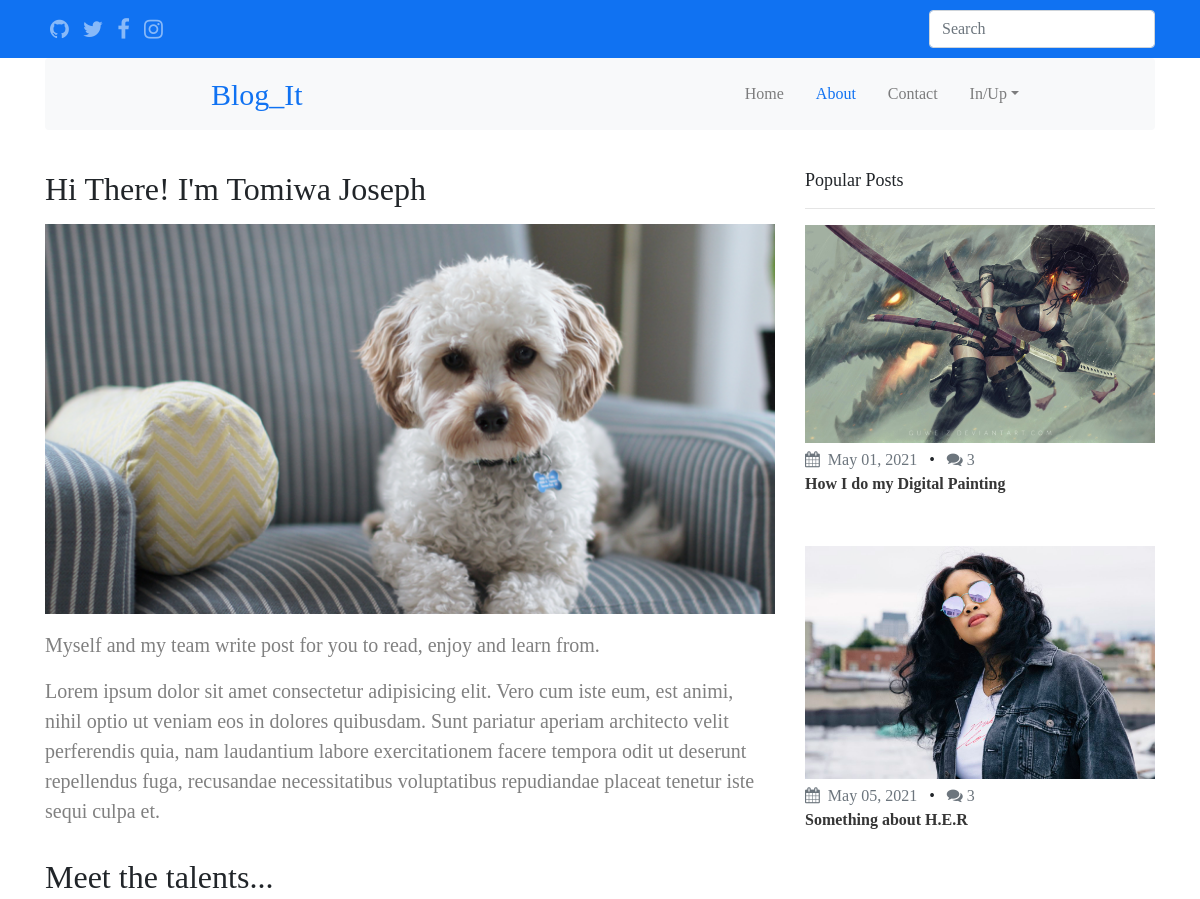
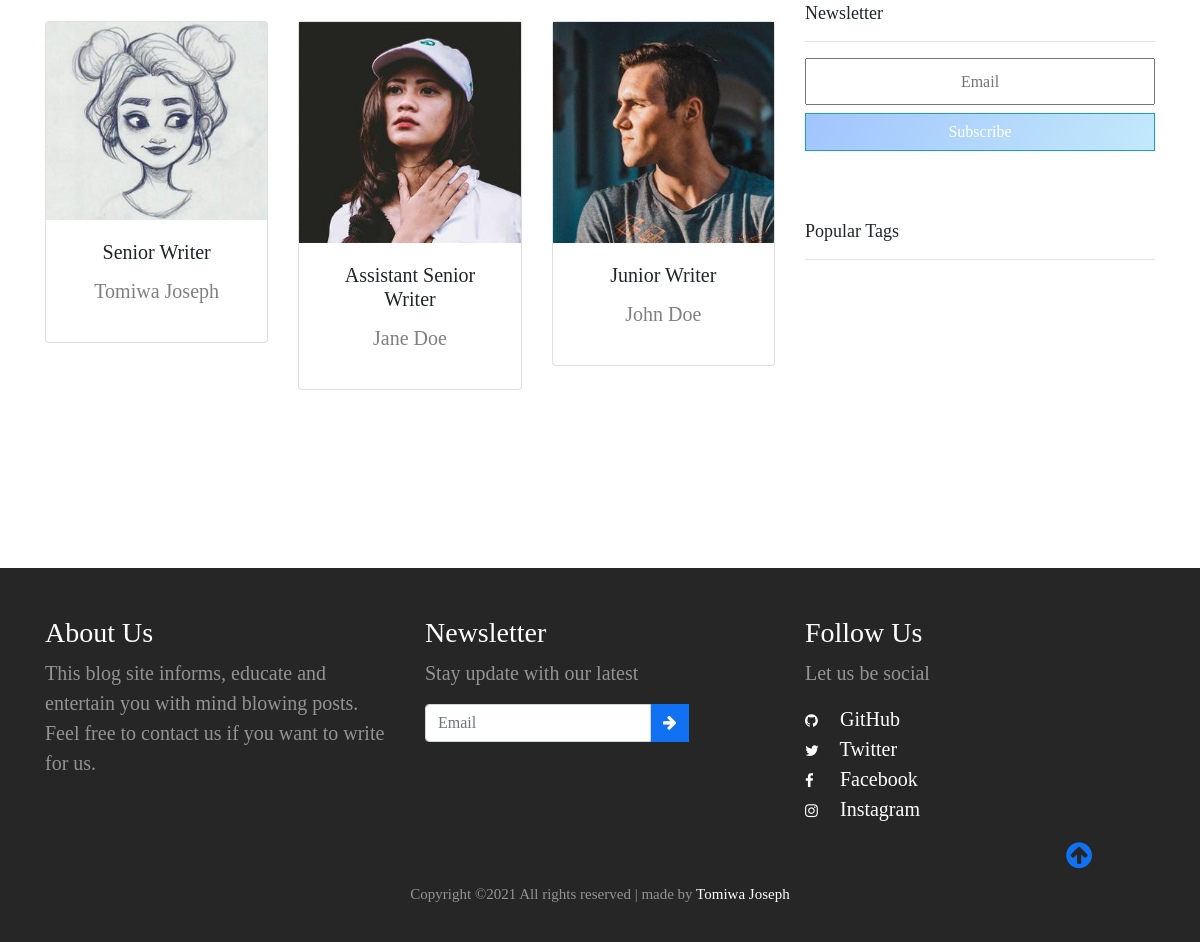
The page /about/ on the database its author committed (2 pictures, top to bottom).
### users/models.py (models this page shows, shortened)
class Profile(models.Model):
    user = models.OneToOneField(User, on_delete=models.CASCADE)
    position = models.CharField(default='Reader', max_length=255)
    about = models.TextField(default='Something about the author.')
    image = models.ImageField(default='blog_it.jpg', upload_to='profile_pics')
    github = models.CharField(default='', max_length=255, blank=True, null=True)
    facebook = models.CharField(default='', max_length=255, blank=True, null=True)
    instagram = models.CharField(default='', max_length=255, blank=True, null=True)
    twitter = models.CharField(default='', max_length=255, blank=True, null=True)

### main/views.py (the view)
# urls.py: path('about/', views.about, name='about'),
def about(request):
    senior_writer = Profile.objects.filter(position__contains='Senior').first()
    assist_senior_writer = Profile.objects.filter(position__contains='Assistant').first()
    junior_writer = Profile.objects.filter(position__contains='Junior').first()
    context = {
        'carousel_src': carousel_sources, 'carousel_titles': carousel_titles,
        'carousel_authors': carousel_authors, 'carousel_dates': carousel_dates,
        'popular': range(len(carousel_authors)-1),
        'carou_year': carou_year,
        'carou_month': carou_month,
        'carou_day': carou_day,
        'carou_slug': carou_slug,
        'carou_comments': carou_comments,
        'popu_tags': popu_tags, 'details': details,
        'senior_writer': senior_writer,
        'assist_senior_writer': assist_senior_writer,
        'junior_writer': junior_writer,
        'length': length, 'all_cat_name': all_cat_name,
    }
    return render(request, 'main/about.html', context)

### main/templatetags/main_tags.py (called while the page is built)
@register.filter
def lookup(d, key):
    return d[key]

### main/templates/main/about.html (shortened to what this page needs)
{% extends 'main/base.html' %}
{% load static %}
{% load main_tags %}
{% block content %}
<div class="row">
    <div class="container">
        <div data-aos="fade-down" data-aos-delay="200">
            <h2>Hi There! I'm Tomiwa Joseph</h2>
            <img src="/media/default.png" class="img-fluid mb-3 mt-2" alt="">
            <div class="blog-contect-body mb-2">
                <p>Myself and my team write post for you to read, enjoy and learn from.</p>
                <p>Lorem ipsum dolor sit amet consectetur adipisicing elit. Vero cum iste eum, est animi, nihil optio ut
                    veniam
                    eos in dolores quibusdam. Sunt pariatur aperiam architecto velit perferendis quia, nam laudantium
                    labore
                    exercitationem facere tempora odit ut deserunt repellendus fuga, recusandae necessitatibus
                    voluptatibus
                    repudiandae placeat tenetur iste sequi culpa et.</p>
            </div>
        </div>
    </div>
    <h2 class="col-12 py-3" data-aos="fade-right" data-aos-delay="200">Meet the talents...</h2>
    <div class="col-md-4 text-center" data-aos="fade-left" data-aos-delay="200">
        <div class="card mb-3">
            <div class="card-img-top">
                <img src="{{ senior_writer.image.url }}" alt="" class="img-fluid">
            </div>
            <div class="card-body text-center">
                <h5 class="card-title">{{ senior_writer.position }}</h5>
                <p>{{ senior_writer.user.first_name }} {{ senior_writer.user.last_name }}</p>
            </div>
        </div>
    </div>
    <div class="col-md-4 text-center" data-aos="fade-down" data-aos-delay="200">
        <div class="card mb-3">
            <div class="card-img-top">
                <img src="{{ assist_senior_writer.image.url }}" alt="" class="img-fluid">
            </div>
            <div class="card-body text-center">
                <h5 class="card-title">{{ assist_senior_writer.position }}</h5>
                <p>{{ assist_senior_writer.user.first_name }} {{ assist_senior_writer.user.last_name }}</p>
            </div>
        </div>
    </div>
    <div class="col-md-4 text-center" data-aos="fade-right" data-aos-delay="200">
        <div class="card mb-3">
            <div class="card-img-top">
                <img src="{{ junior_writer.image.url }}" alt="" class="img-fluid">
            </div>
            <div class="card-body text-center">
                <h5 class="card-title">{{ junior_writer.position }}</h5>
                <p>{{ junior_writer.user.first_name }} {{ junior_writer.user.last_name }}</p>
            </div>
        </div>
    </div endfor >
</div>
{% endblock %}
{% block sidebar %}
<h2 class="cat">Popular Posts</h2>
<hr>
<div class="popular-posts">
    {% for i in popular %}
    <div class="post-content" data-aos="flip-up" data-aos-delay="500">
        <div class="post-image">
            <div>
                <img src="{{ carousel_src|lookup:i }}" class="img" alt="blog1">
            </div>
            <div>
                <span class="mr-2 text-secondary"><i
                        class="fa fa-calendar mr-2 mt-2"></i>{{ carousel_dates|lookup:i | date:'F d, Y' }}
                </span> &bullet;
                <span class="ml-2 text-secondary"><span class="fa fa-comments"></span>
                    {{ carou_comments|lookup:i }}</span>
            </div>
        </div>
        <div class="pop-title">
            <a
                href="{% url 'blog_detail' carou_year|lookup:i carou_month|lookup:i carou_day|lookup:i carou_slug|lookup:i %}">{{ carousel_titles|lookup:i }}</a>
        </div>
    </div>
    {% endfor %}
</div>
<h2 class="cat">Newsletter</h2>
<hr>
<div class="newsletter">
    <form action="{% url 'newsletter' %}" method="post">
        <input type="text" class="input-group mb-2 text-center sub-inp" placeholder="Email" data-aos="fade-down"
            data-aos-delay="300" name='email'>
        <button type="submit" class="btn btn-info sub-but" data-aos="fade-up" data-aos-delay="300">Subscribe</button
            type="submit">
    </form>
</div>
<h2 class="cat">Popular Tags</h2>
<hr>
<div class="popular-tags">
    <a href="{% url 'tag_finder' popu_tags.0 %}"><span class="tag" data-aos="flip-up"
        data-aos-delay="100">{{ popu_tags.0 }}</span></a>
    <a href="{% url 'tag_finder' popu_tags.1 %}"><span class="tag" data-aos="flip-up"
        data-aos-delay="200">{{ popu_tags.1 }}</span></a>
    <a href="{% url 'tag_finder' popu_tags.2 %}"><span class="tag" data-aos="flip-up"
        data-aos-delay="300">{{ popu_tags.2 }}</span></a>
    <a href="{% url 'tag_finder' popu_tags.3 %}"><span class="tag" data-aos="flip-up"
        data-aos-delay="400">{{ popu_tags.3 }}</span></a>
    <a href="{% url 'tag_finder' popu_tags.4 %}"><span class="tag" data-aos="flip-up"
        data-aos-delay="500">{{ popu_tags.4 }}</span></a>
    <a href="{% url 'tag_finder' popu_tags.5 %}"><span class="tag" data-aos="flip-up"
        data-aos-delay="600">{{ popu_tags.5 }}</span></a>
    <a href="{% url 'tag_finder' popu_tags.6 %}"><span class="tag" data-aos="flip-up"
        data-aos-delay="700">{{ popu_tags.6 }}</span></a>
    <a href="{% url 'tag_finder' popu_tags.7 %}"><span class="tag" data-aos="flip-up"
        data-aos-delay="800">{{ popu_tags.7 }}</span></a>
    <a href="{% url 'tag_finder' popu_tags.8 %}"><span class="tag" data-aos="flip-up"
        data-aos-delay="800">{{ popu_tags.8 }}</span></a>
    <a href="{% url 'tag_finder' popu_tags.9 %}"><span class="tag" data-aos="flip-up"
        data-aos-delay="800">{{ popu_tags.9 }}</span></a>
    <a href="{% url 'tag_finder' popu_tags.10 %}"><span class="tag" data-aos="flip-up"
        data-aos-delay="800">{{ popu_tags.10 }}</span></a>
</div>
{% endblock %}

### main/static/main/css/style.css (style rules this page uses)
body { font-family: 'poppins'!important; }
p { font-family: 'arvo'; font-size: 20px; color: gray; }
.categories, .newsletter, .popular-tags, .popular-posts { margin-bottom: 70px; }
.cat { font-size: 18px; font-weight: 500; }
.sub-inp { padding: .6em 0!important; }
.sub-but { width: 100%; outline: none!important; border-radius: 0; background: linear-gradient(120deg, #a1c4fd 0%, #c2e9fb 100%); }
.popular-tags .tag { background: linear-gradient(120deg, #a1c4fd 0%, #c2e9fb 100%); padding: .4rem 1rem; border-radius: 3rem; margin: .4rem .6rem; display: inline-block; color: #262626; }
.post-content .post-image div { overflow: hidden; }
.post-content .post-image .img { width: 100%; transition: all 1s ease; }
.pop-title a { text-decoration: none; color: #363636; font-weight: 700; }
.pop-title { margin-bottom: 50px; }

### rows shown on the page
Profile: image (picture), position "Senior Writer", user.first_name "Tomiwa", user.last_name "Joseph"
Profile: image (picture), position "Assistant Senior Writer", user.first_name "Jane", user.last_name "Doe"
Profile: image (picture), position "Junior Writer", user.first_name "John", user.last_name "Doe"

### other values the page prints
{{ carousel_dates|lookup:i | date:'F d, Y' }} "May 01, 2021" "May 05, 2021"
{{ carou_comments|lookup:i }} "3" "3"
{{ carousel_titles|lookup:i }} "How I do my Digital Painting" "Something about H.E.R"
